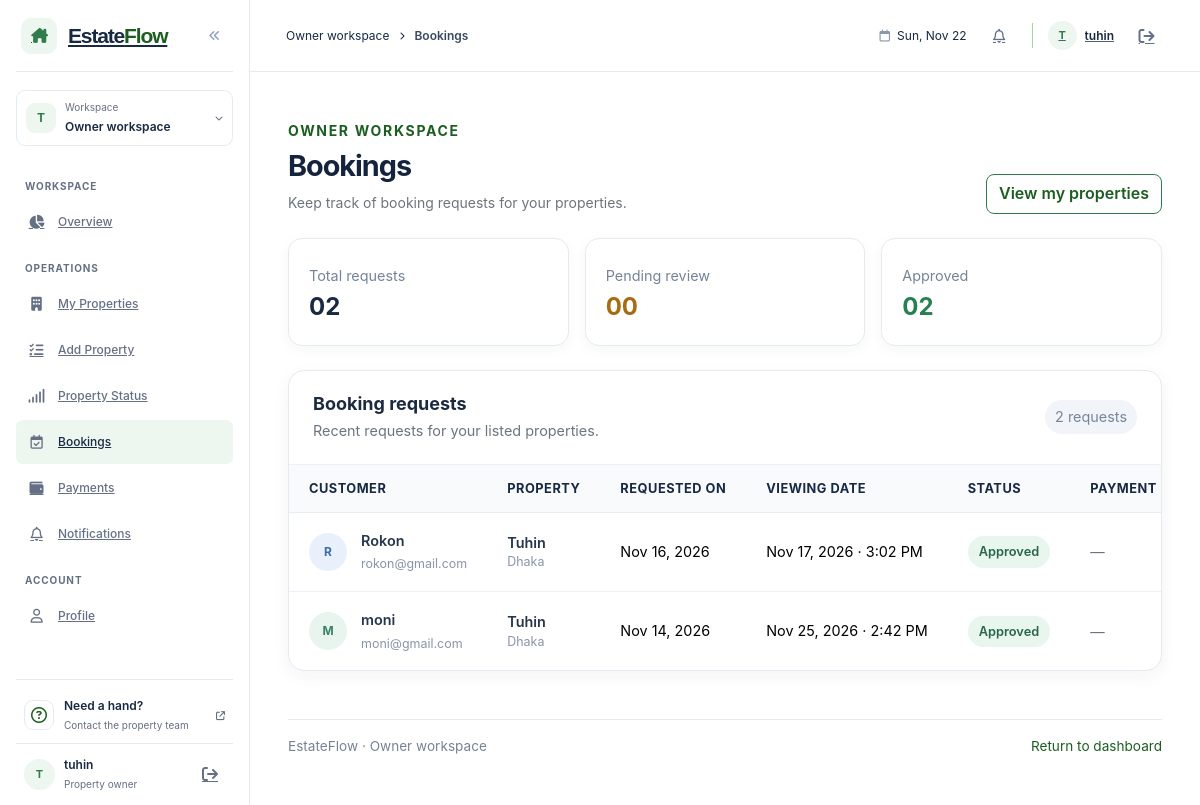
Page /backend/owner/property_crud/bookings.php (signed in) on the earlier database version.
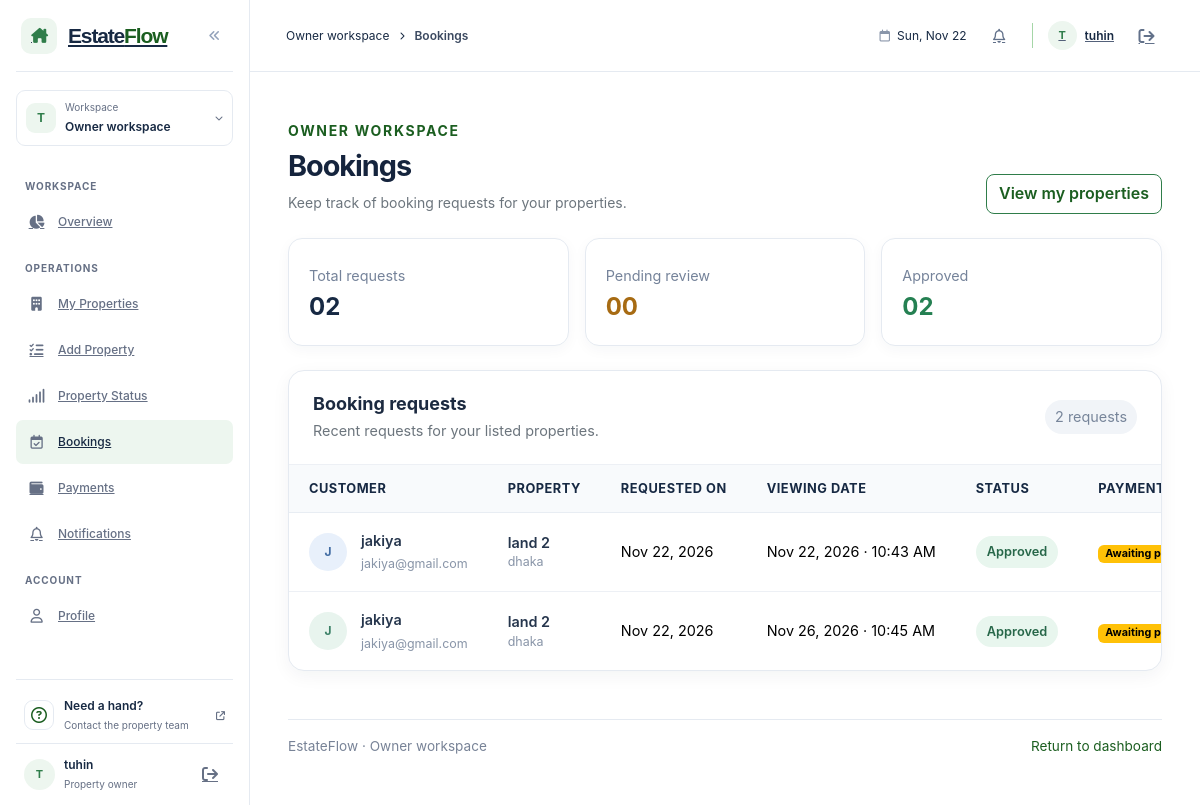
Same page on the later database version.
### tables this page shows
CREATE TABLE `bookings` (
  `booking_id` bigint UNSIGNED NOT NULL,
  `property_id` bigint UNSIGNED NOT NULL,
  `customer_id` bigint UNSIGNED NOT NULL,
  `booking_date` datetime NOT NULL,
  `status` enum('pending','approved','cancelled') NOT NULL DEFAULT 'pending',
  `created_at` datetime NOT NULL DEFAULT CURRENT_TIMESTAMP
);

CREATE TABLE `users` (
  `user_id` bigint UNSIGNED NOT NULL,
  `name` varchar(100) NOT NULL,
  `email` varchar(100) NOT NULL,
  `password_hash` varchar(255) NOT NULL,
  `phone` varchar(20) DEFAULT NULL,
  `status` enum('active','inactive') NOT NULL DEFAULT 'active',
  `created_at` datetime NOT NULL DEFAULT CURRENT_TIMESTAMP,
  `role` enum('admin','customer','agent','owner') NOT NULL
);

CREATE TABLE `properties` (
  `property_id` bigint UNSIGNED NOT NULL,
  `owner_id` bigint UNSIGNED NOT NULL,
  `title` varchar(100) NOT NULL,
  `property_type` enum('flat','land','commercial') NOT NULL,
  `address` varchar(255) NOT NULL,
  `area_sqft` decimal(10,2) DEFAULT NULL,
  `price` decimal(12,2) DEFAULT NULL,
  `monthly_rent` decimal(12,2) DEFAULT NULL,
  `flat_details` varchar(100) NOT NULL,
  `status` enum('available','sold','rented') NOT NULL DEFAULT 'available',
  `description` text,
  `created_at` datetime NOT NULL DEFAULT CURRENT_TIMESTAMP,
  `imagas` varchar(100) NOT NULL
);

### backend/owner/property_crud/bookings.php (the view, shortened to what the changed rows need)
<?php
include_once 'dbconfig.php';
$owner_id = (int)$_SESSION['user_id'];
$stmt = $conn->prepare("SELECT b.booking_id, b.booking_date, b.status, b.created_at,
                               p.title, p.address,
                               u.name AS customer_name, u.email AS customer_email,
                               EXISTS(SELECT 1 FROM visits v
                                      WHERE v.booking_id = b.booking_id AND v.status = 'completed') AS visit_completed,
                               (SELECT pay.status
                                FROM agreements ag
                                JOIN payments pay ON pay.agreement_id = ag.agreement_id
                                WHERE ag.booking_id = b.booking_id
                                ORDER BY pay.payment_id DESC
                                LIMIT 1) AS payment_status,
                               (SELECT pay.payment_type
                                FROM agreements ag
                                JOIN payments pay ON pay.agreement_id = ag.agreement_id
                                WHERE ag.booking_id = b.booking_id
                                ORDER BY pay.payment_id DESC
                                LIMIT 1) AS payment_type
                        FROM bookings b
                        JOIN properties p ON p.property_id = b.property_id
                        JOIN customers c  ON c.customer_id = b.customer_id
                        JOIN users u      ON u.user_id = c.user_id
                        WHERE p.owner_id = ?
                        ORDER BY b.created_at DESC");
$stmt->bind_param('i', $owner_id);
$stmt->execute();
$bookings = $stmt->get_result()->fetch_all(MYSQLI_ASSOC);
$total    = count($bookings);
$avatars = ['avatar-blue', 'avatar-green', 'avatar-purple', 'avatar-amber'];
$labels  = ['pending' => 'Pending review', 'approved' => 'Approved', 'cancelled' => 'Cancelled'];
function initials($name) {
  $parts = preg_split('/\s+/', trim($name));
  $out = strtoupper(mb_substr($parts[0] ?? '', 0, 1));
  return $out ?: '?';
}
function h($s) { return htmlspecialchars((string)$s); }
?>
<!doctype html>
<html lang="en">
<head>
    <link href="https://cdn.jsdelivr.net/npm/bootstrap@5.3.3/dist/css/bootstrap.min.css" rel="stylesheet">
    <link href="https://cdnjs.cloudflare.com/ajax/libs/font-awesome/6.5.2/css/all.min.css" rel="stylesheet">
    <link rel="stylesheet" href="../assets/css/owner/dashboard.css">
    <link rel="stylesheet" href="../assets/css/owner/bookings.css">
    <link rel="stylesheet" href="../../shared/assets/css/palette.css">
</head>
<body class="owner-bookings-page">
    <div class="owner-layout">
        <?php
        include __DIR__ . '/../include/owner_leftber.php';
        ?>
        <div class="owner-main-shell">
    <main class="container py-4 py-lg-5">
        <header class="d-flex flex-column flex-md-row align-items-md-end justify-content-between gap-3 mb-4">
            <div>
                <h1 class="display-6 fw-bold mb-2">Bookings</h1>
            </div>
        </header>
        <section class="booking-panel" aria-labelledby="booking-list-title">
            <div class="booking-panel-heading d-flex flex-wrap align-items-center justify-content-between gap-2">
                <div>
                    <h2 id="booking-list-title" class="h4 mb-1">Booking requests</h2>
                </div>
            </div>
            <div class="table-responsive">
                <table class="table align-middle mb-0">
                    <thead>
                        <tr>
                            <th scope="col">Customer</th>
                            <th scope="col">Property</th>
                            <th scope="col">Requested on</th>
                            <th scope="col">Viewing date</th>
                            <th scope="col">Status</th>
                            <th scope="col">Payment</th>
                        </tr>
                    </thead>
                    <tbody>
                    <?php if ($total === 0): ?>
                        <tr><td colspan="7" class="text-center text-secondary py-4">Ekhono kono booking request ashe ni.</td></tr>
                    <?php else: ?>
                        <?php foreach ($bookings as $i => $b): ?>
                        <tr>
                            <td>
                                <span class="customer-avatar <?= $avatars[$i % 4] ?>" aria-hidden="true"><?= h(initials($b['customer_name'])) ?></span>
                                <span class="customer-info"><strong><?= h($b['customer_name']) ?></strong><small><?= h($b['customer_email']) ?></small></span>
                            </td>
                            <td><strong><?= h($b['title']) ?></strong><small><?= h($b['address']) ?></small></td>
                            <td><?= h(date('M d, Y', strtotime($b['created_at']))) ?></td>
                            <td><?= h(date('M d, Y · g:i A', strtotime($b['booking_date']))) ?></td>
                            <td><span class="status-badge status-<?= h($b['status']) ?>"><?= h($labels[$b['status']] ?? ucfirst($b['status'])) ?></span></td>
                            <td>
                                <?php if ($b['payment_status'] === 'paid'): ?>
                                    <span class="badge text-bg-success">Paid · <?= h(ucfirst($b['payment_type'])) ?></span>
                                <?php elseif ($b['payment_status'] !== null): ?>
                                    <span class="badge text-bg-warning">Awaiting payment</span>
                                <?php else: ?>
                                    <span class="text-secondary">—</span>
                                <?php endif; ?>
                            </td>
                        </tr>
                        <?php endforeach; ?>
                    <?php endif; ?>
                    </tbody>
                </table>
            </div>
        </section>
    </main>
        </div>
    </div>
</body>
</html>

Differences in the rows shown:
removed bookings: users.name "R", users.name "Rokon", users.email "rokon@gmail.com", property.title "Tuhin", property.address "Dhaka", created_at "Nov 16, 2026", booking_date "Nov 17, 2026 · 3:02 PM", status "Approved"
removed bookings: users.name "M", users.name "moni", users.email "moni@gmail.com", property.title "Tuhin", property.address "Dhaka", created_at "Nov 14, 2026", booking_date "Nov 25, 2026 · 2:42 PM", status "Approved"
added bookings: users.name "J", users.name "jakiya", users.email "jakiya@gmail.com", property.title "land 2", property.address "dhaka", created_at "Nov 22, 2026", booking_date "Nov 22, 2026 · 10:43 AM", status "Approved", shows "Awaiting…"
added bookings: users.name "J", users.name "jakiya", users.email "jakiya@gmail.com", property.title "land 2", property.address "dhaka", created_at "Nov 22, 2026", booking_date "Nov 26, 2026 · 10:45 AM", status "Approved", shows "Awaiting…"
